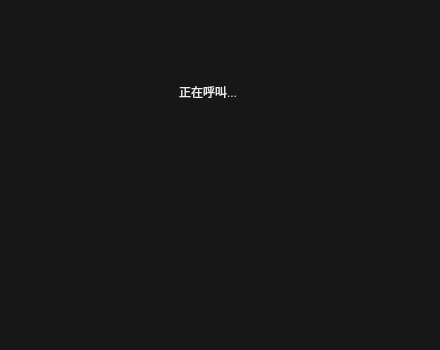
<?xml version="1.0" encoding="UTF-8"?>
<ui version="4.0">
 <class>FormIntercom</class>
 <widget class="QWidget" name="FormIntercom">
  <property name="geometry">
   <rect>
    <x>0</x>
    <y>0</y>
    <width>440</width>
    <height>350</height>
   </rect>
  </property>
  <property name="minimumSize">
   <size>
    <width>440</width>
    <height>350</height>
   </size>
  </property>
  <property name="maximumSize">
   <size>
    <width>440</width>
    <height>350</height>
   </size>
  </property>
  <property name="font">
   <font>
    <pointsize>16</pointsize>
   </font>
  </property>
  <property name="windowTitle">
   <string>Form</string>
  </property>
  <widget class="QWidget" name="widget" native="true">
   <property name="geometry">
    <rect>
     <x>0</x>
     <y>0</y>
     <width>440</width>
     <height>350</height>
    </rect>
   </property>
   <property name="minimumSize">
    <size>
     <width>440</width>
     <height>350</height>
    </size>
   </property>
   <property name="maximumSize">
    <size>
     <width>440</width>
     <height>350</height>
    </size>
   </property>
   <property name="styleSheet">
    <string notr="true">#widget{
background-color: rgba(0, 0, 0, 230); 
}</string>
   </property>
   <widget class="QPushButton" name="btnstop">
    <property name="geometry">
     <rect>
      <x>150</x>
      <y>110</y>
      <width>120</width>
      <height>120</height>
     </rect>
    </property>
    <property name="minimumSize">
     <size>
      <width>120</width>
      <height>120</height>
     </size>
    </property>
    <property name="maximumSize">
     <size>
      <width>120</width>
      <height>120</height>
     </size>
    </property>
    <property name="styleSheet">
     <string notr="true">QPushButton {
    border: none;
    background: transparent;
    border-radius: 20px; /* 圆角半径，根据需要调整 */
    background-image: url(:/pics/calloff.png);
    background-repeat: no-repeat;
    background-position: center;
}
</string>
    </property>
    <property name="text">
     <string/>
    </property>
   </widget>
   <widget class="QLabel" name="label">
    <property name="geometry">
     <rect>
      <x>80</x>
      <y>60</y>
      <width>256</width>
      <height>64</height>
     </rect>
    </property>
    <property name="minimumSize">
     <size>
      <width>256</width>
      <height>64</height>
     </size>
    </property>
    <property name="maximumSize">
     <size>
      <width>255</width>
      <height>64</height>
     </size>
    </property>
    <property name="font">
     <font>
      <pointsize>9</pointsize>
     </font>
    </property>
    <property name="styleSheet">
     <string notr="true">color: rgb(238, 238, 236);</string>
    </property>
    <property name="text">
     <string>正在呼叫...</string>
    </property>
    <property name="alignment">
     <set>Qt::AlignCenter</set>
    </property>
   </widget>
  </widget>
 </widget>
 <resources/>
 <connections/>
</ui>
